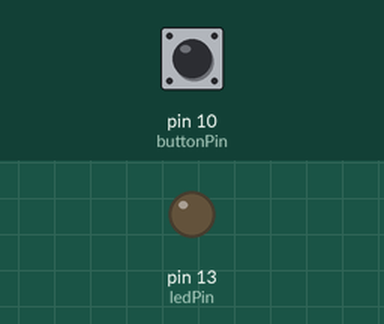
Recording of a sketch running on a simulated Arduino Uno, built with avr-gcc and run on an emulated ATmega328P. Parts: output pins drawn as LEDs (lit = HIGH). The test bench sets the inputs (shaded band); at power-on: pin 10 (buttonPin) LOW. What the sketch prints to the serial monitor is not drawn.

Above: at 1.2 s.
1.3 s: pin 10 (buttonPin) pulsed HIGH 5 times (0.12 s each, 0.3 s apart)
At 3.8 s:
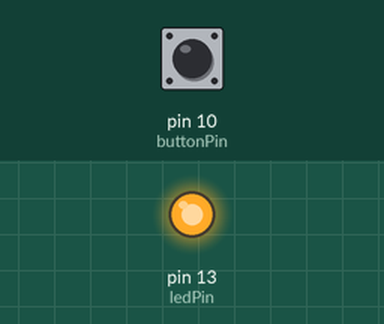
4.3 s: pin 10 (buttonPin) pulled HIGH for 0.15 s
At 5.0 s:
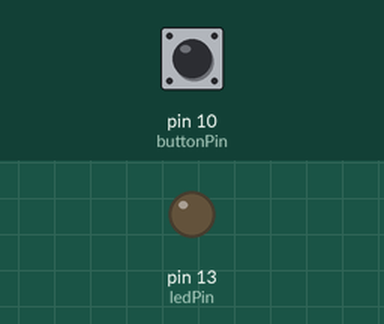
Timing chart, 0 to 7.3 s (numbered marks = the images above; inputs shaded):
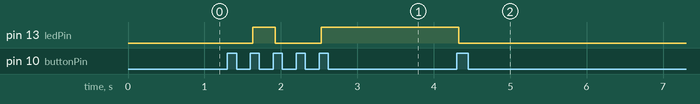

The sketch:

button.ino
```cpp
// This file checks when the button state is changed (i.e. when it is pressed)
#define buttonPin 10
#define ledPin 13
int buttonState = 0;
bool buttonON = 0;
byte brightness = 0;
bool pressed = false;

void setup() {
  // put your setup code here, to run once:
  Serial.begin(9600); // sets serial port for communication
  pinMode(ledPin, OUTPUT);
  pinMode(buttonPin, INPUT);

}

void loop() {
  // read the state of the pushbutton value:
  buttonState = digitalRead(buttonPin);
  Serial.print("Button value: ");
  Serial.print(buttonState);
  Serial.print("\n");
  // check if the pushbutton is pressed. If it is, the buttonState is HIGH:
  if (buttonState == HIGH and not pressed) {
    // reverse state of LED
//    buttonON = not buttonON;
    brightness = cycle(brightness);
    pressed = true;
  }
  else if (buttonState == LOW and pressed) {
    pressed = false;
  }

//   if (buttonON){
//      brightness = 255;
//    }
//   else {
//      brightness = 0;
//    }
   analogWrite(ledPin, brightness);
   //delay(300);

}

byte cycle(byte b) {
  if (b == 0) {
    b = 10;
  } else if (b == 10) {
    b = 255;
  } else if (b == 255) {
    b = 0;
  }
  return b;

}
```

Measured:
- after the input at 1.3 s, pin 13 (ledPin): LOW → HIGH after 0.33 s, → LOW 0.30 s later, → HIGH 0.60 s later
- after the input at 4.3 s, pin 13 (ledPin): HIGH → LOW at once
